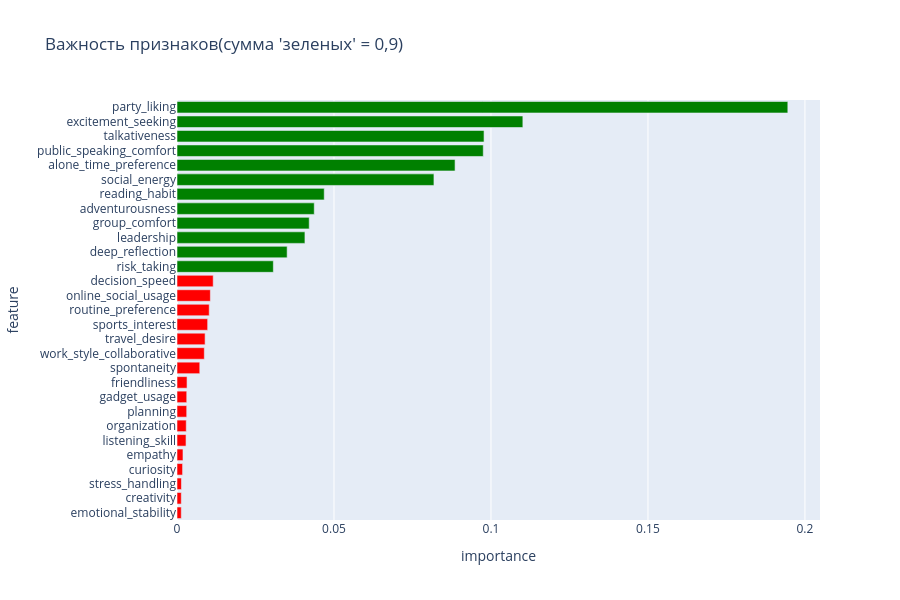
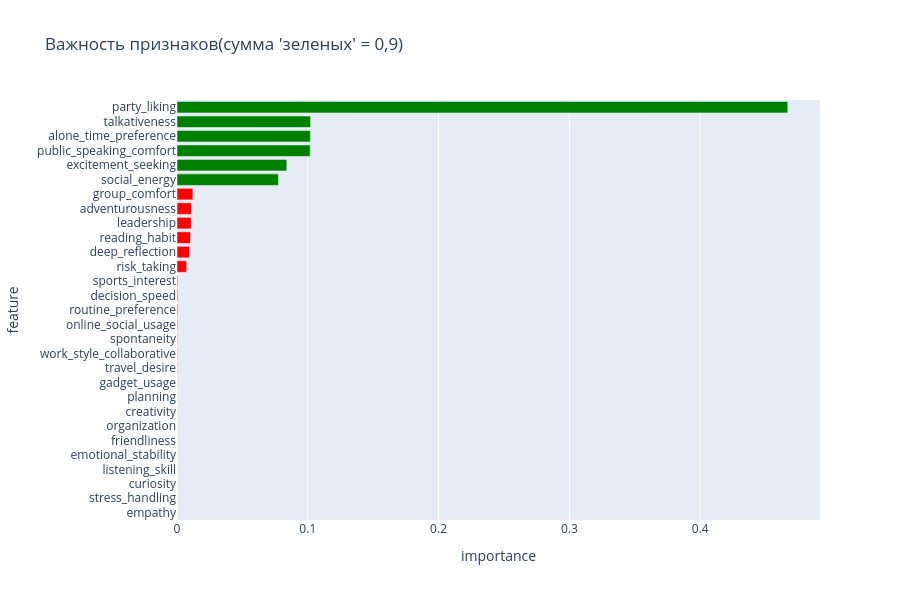

Notebook source saved alongside these figures, in order:
### Code cell
from private.utils import memory_check, prepare_personality_data
from public.models import ClassificationProcessor

with memory_check():
    df = prepare_personality_data()

    processor = ClassificationProcessor(df, "personality_type")

    processor.calculate(
            {
                "logistic_regression_softmax" : {
                    "test_size" : 0.2,
                    "max_iter" : 200
                },
                "logistic_regression_one_vs_rest" : {
                    "test_size" : 0.3
                },
                # "naive_bayes" : {},
                "support_vector_machine" : {},
                "k_neighbors" : {},
                "decision_tree" : {},
                "random_forest" : {
                    "test_size" : 0.25,
                    "n_estimators" : 100
                },
                "gradient_boosting" : {
                    "n_estimators" : 100,
                    "learning_rate" : 0.1,
                    "max_depth" : 3
                }
            }
    ).report()

### Figure 1 — Plotly figure (JSON) as saved in the notebook; plotly's stock layout.template omitted (floating-point values rounded to 4 significant figures)
{"data": [{"hovertemplate": "importance=%{x}<br>feature=%{y}<extra></extra>", "legendgroup": "", "marker": {"color": ["red", "red", "red", "red", "red", "red", "red", "red", "red", "red", "red", "red", "red", "red", "red", "red", "red", "green", "green", "green", "green", "green", "green", "green", "green", "green", "green", "green", "green"], "line": {"width": 0.6}, "pattern": {"shape": ""}}, "name": "", "orientation": "h", "showlegend": false, "textposition": "auto", "type": "bar", "x": [0.001366, 0.001376, 0.001421, 0.001787, 0.001914, 0.002879, 0.002955, 0.003103, 0.003112, 0.0032, 0.007264, 0.008709, 0.008956, 0.009775, 0.01027, 0.01063, 0.01154, 0.03069, 0.03509, 0.04075, 0.04212, 0.04372, 0.0469, 0.08184, 0.08857, 0.09755, 0.0978, 0.1102, 0.1946], "xaxis": "x", "y": ["emotional_stability", "creativity", "stress_handling", "curiosity", "empathy", "listening_skill", "organization", "planning", "gadget_usage", "friendliness", "spontaneity", "work_style_collaborative", "travel_desire", "sports_interest", "routine_preference", "online_social_usage", "decision_speed", "risk_taking", "deep_reflection", "leadership", "group_comfort", "adventurousness", "reading_habit", "social_energy", "alone_time_preference", "public_speaking_comfort", "talkativeness", "excitement_seeking", "party_liking"], "yaxis": "y"}], "layout": {"barmode": "relative", "height": 600, "legend": {"tracegroupgap": 0}, "title": {"text": "Важность признаков(сумма 'зеленых' = 0,9)"}, "xaxis": {"anchor": "y", "domain": [0, 1], "title": {"text": "importance"}}, "yaxis": {"anchor": "x", "domain": [0, 1], "dtick": 1, "title": {"text": "feature"}}}}

### Figure 2 — Plotly figure (JSON) as saved in the notebook; plotly's stock layout.template omitted (floating-point values rounded to 4 significant figures)
{"data": [{"hovertemplate": "importance=%{x}<br>feature=%{y}<extra></extra>", "legendgroup": "", "marker": {"color": ["red", "red", "red", "red", "red", "red", "red", "red", "red", "red", "red", "red", "red", "red", "red", "red", "red", "red", "red", "red", "red", "red", "red", "green", "green", "green", "green", "green", "green"], "line": {"width": 0.6}, "pattern": {"shape": ""}}, "name": "", "orientation": "h", "showlegend": false, "textposition": "auto", "type": "bar", "x": [5.075e-06, 5.288e-06, 8.472e-06, 1.207e-05, 1.711e-05, 2.169e-05, 2.671e-05, 2.803e-05, 3.393e-05, 0.0001017, 0.0002752, 0.0003537, 0.0003766, 0.0005278, 0.000657, 0.0006663, 0.0006861, 0.007388, 0.009653, 0.01031, 0.01095, 0.01108, 0.01217, 0.07758, 0.084, 0.1018, 0.102, 0.1022, 0.4671], "xaxis": "x", "y": ["empathy", "stress_handling", "curiosity", "listening_skill", "emotional_stability", "friendliness", "organization", "creativity", "planning", "gadget_usage", "travel_desire", "work_style_collaborative", "spontaneity", "online_social_usage", "routine_preference", "decision_speed", "sports_interest", "risk_taking", "deep_reflection", "reading_habit", "leadership", "adventurousness", "group_comfort", "social_energy", "excitement_seeking", "public_speaking_comfort", "alone_time_preference", "talkativeness", "party_liking"], "yaxis": "y"}], "layout": {"barmode": "relative", "height": 600, "legend": {"tracegroupgap": 0}, "title": {"text": "Важность признаков(сумма 'зеленых' = 0,9)"}, "xaxis": {"anchor": "y", "domain": [0, 1], "title": {"text": "importance"}}, "yaxis": {"anchor": "x", "domain": [0, 1], "dtick": 1, "title": {"text": "feature"}}}}
